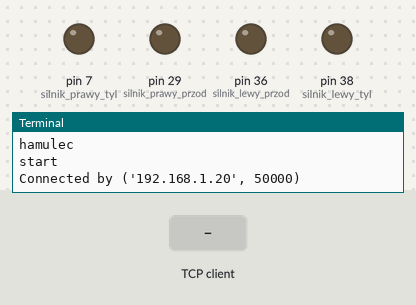
The program below on a simulated Raspberry Pi (header pin numbers). Parts: output pins drawn as LEDs (lit = HIGH), the last lines printed to the terminal. The inputs (shaded band) are chosen by the test bench. One TCP client connects 1 s after the port opens and stays connected.

Above: at 1.2 s.
1.3 s: the TCP client sends "przod"
At 2.5 s:
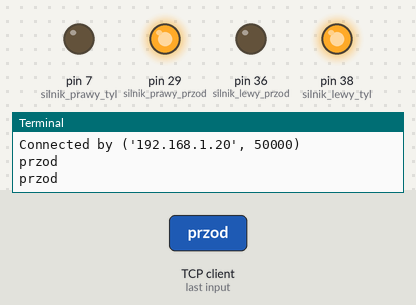
2.8 s: the TCP client sends "tyl"
At 3.7 s:
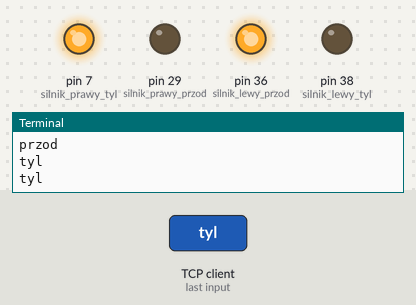
4.3 s: the TCP client sends "lewo"
At 4.8 s:
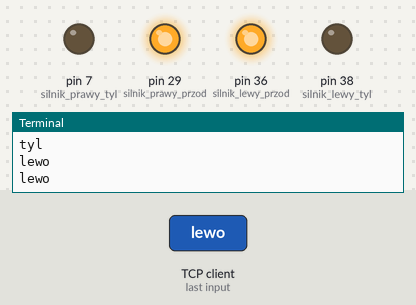
5.8 s: the TCP client sends "prawo"
At 7.0 s:
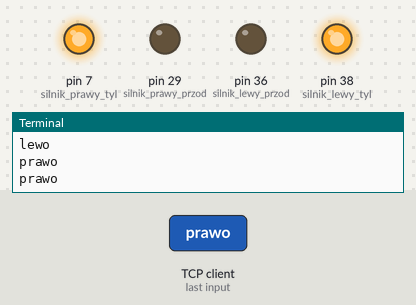
7.3 s: the TCP client sends "hamulec"
At 8.3 s:
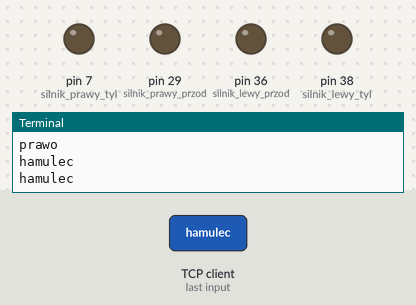
Timing chart, 0 to 9.8 s (numbered marks = the images above; inputs shaded):
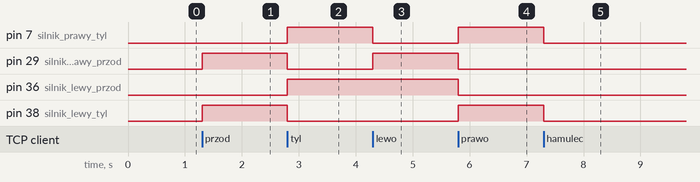

Measured:
- after the input at 1.3 s, pin 29 (silnik_prawy_przod), pin 38 (silnik_lewy_tyl): LOW → HIGH at once
- after the input at 2.8 s, pin 7 (silnik_prawy_tyl), pin 36 (silnik_lewy_przod): LOW → HIGH at once; pin 29 (silnik_prawy_przod), pin 38 (silnik_lewy_tyl): HIGH → LOW at once
- after the input at 4.3 s, pin 7 (silnik_prawy_tyl): HIGH → LOW at once; pin 29 (silnik_prawy_przod): LOW → HIGH at once
- after the input at 5.8 s, pin 7 (silnik_prawy_tyl), pin 38 (silnik_lewy_tyl): LOW → HIGH at once; pin 29 (silnik_prawy_przod), pin 36 (silnik_lewy_przod): HIGH → LOW at once
- after the input at 7.3 s, pin 7 (silnik_prawy_tyl), pin 38 (silnik_lewy_tyl): HIGH → LOW at once

The program:

rpi_sterowanie_wifi.py
```python
import RPi.GPIO as GPIO
from time import sleep
import socket

ip_server = '192.168.0.82' # IP usatwione na stałe w routerze
port = 12345

GPIO.setmode(GPIO.BOARD)
silnik_lewy_przod = 36 # przod oznacza obrot zgodnie ze wskazowkami zegara
silnik_lewy_tyl = 38 # tyl oznacza obrot przeciwnie do wskazowek zegara
silnik_prawy_przod = 29
silnik_prawy_tyl = 7

GPIO.setup(silnik_lewy_przod, GPIO.OUT)
GPIO.setup(silnik_lewy_tyl, GPIO.OUT)
GPIO.setup(silnik_prawy_przod, GPIO.OUT)
GPIO.setup(silnik_prawy_tyl, GPIO.OUT)

def hamulec():
    print("hamulec")
    GPIO.output(silnik_lewy_przod, False)
    GPIO.output(silnik_lewy_tyl, False)
    GPIO.output(silnik_prawy_przod, False)
    GPIO.output(silnik_prawy_tyl, False)

def ruch_przod():
    print("przod")
    GPIO.output(silnik_prawy_tyl, False)
    GPIO.output(silnik_lewy_przod, False)
    GPIO.output(silnik_lewy_tyl, True)
    GPIO.output(silnik_prawy_przod, True)

def ruch_tyl():
    print("tyl")
    GPIO.output(silnik_lewy_tyl, False)
    GPIO.output(silnik_prawy_przod, False)
    GPIO.output(silnik_lewy_przod, True)
    GPIO.output(silnik_prawy_tyl, True)

def ruch_lewo():
    print("lewo")
    GPIO.output(silnik_lewy_tyl, False)
    GPIO.output(silnik_prawy_tyl, False)
    GPIO.output(silnik_lewy_przod, True)
    GPIO.output(silnik_prawy_przod, True)

def ruch_prawo():
    print("prawo")
    GPIO.output(silnik_lewy_przod, False)
    GPIO.output(silnik_prawy_przod, False)
    GPIO.output(silnik_lewy_tyl, True)
    GPIO.output(silnik_prawy_tyl, True)

def ruch_koniec():
    print("koniec")
    hamulec()
    GPIO.cleanup()
    exit()

def server():
    print("start")
    s = socket.socket(socket.AF_INET, socket.SOCK_STREAM)
    s.bind((ip_server, port))
    s.listen(1)
    #oczekliwanie na polaczenie komputera:
    conn, addr = s.accept()
    print("Connected by", addr)
    #inicjacja zegara odliczajacego sekundy
    zegar = 0
    #nasłuchiwanie komend
    while True:
        data = conn.recv(1024)
        if not data:
            hamulec()
            print('not data')
            break

        data = data.decode('utf-8')

        if zegar == 50:
            data = 'hamulec'
            zegar = 0

        print(data)
        if data == 'przod':
            zegar = 0
            ruch_przod()
        elif data == 'tyl':
            zegar = 0
            ruch_tyl()
        elif data == 'lewo':
            zegar = 0
            ruch_lewo()
        elif data == 'prawo':
            zegar = 0
            ruch_prawo()
        elif data == 'hamulec':
            hamulec()
        elif data == 'koniec':
            ruch_koniec()

if __name__ == "__main__":
    hamulec()
    server()
```
